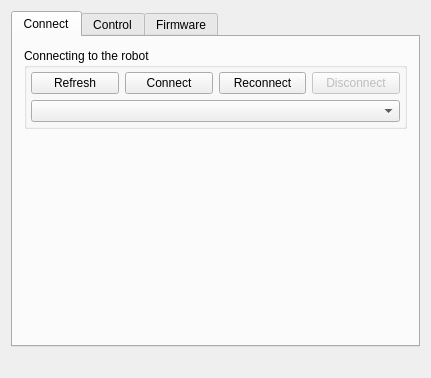
<?xml version="1.0" encoding="UTF-8"?>
<ui version="4.0">
 <class>MainWindow</class>
 <widget class="QMainWindow" name="MainWindow">
  <property name="geometry">
   <rect>
    <x>0</x>
    <y>0</y>
    <width>431</width>
    <height>378</height>
   </rect>
  </property>
  <property name="sizePolicy">
   <sizepolicy hsizetype="Minimum" vsizetype="Minimum">
    <horstretch>0</horstretch>
    <verstretch>0</verstretch>
   </sizepolicy>
  </property>
  <property name="windowTitle">
   <string>MainWindow</string>
  </property>
  <property name="windowIcon">
   <iconset resource="icons.qrc">
    <normaloff>:/icons/img/robot.png</normaloff>:/icons/img/robot.png</iconset>
  </property>
  <property name="unifiedTitleAndToolBarOnMac">
   <bool>false</bool>
  </property>
  <widget class="QWidget" name="centralWidget">
   <layout class="QVBoxLayout" name="verticalLayout_2">
    <item>
     <widget class="QTabWidget" name="tabWidget">
      <property name="currentIndex">
       <number>0</number>
      </property>
      <property name="elideMode">
       <enum>Qt::ElideNone</enum>
      </property>
      <widget class="QWidget" name="tab">
       <attribute name="title">
        <string>Connect</string>
       </attribute>
       <layout class="QVBoxLayout" name="verticalLayout_4">
        <item>
         <widget class="QGroupBox" name="groupBox">
          <property name="sizePolicy">
           <sizepolicy hsizetype="Preferred" vsizetype="Fixed">
            <horstretch>0</horstretch>
            <verstretch>0</verstretch>
           </sizepolicy>
          </property>
          <property name="title">
           <string>Connecting to the robot</string>
          </property>
          <layout class="QVBoxLayout" name="verticalLayout">
           <property name="leftMargin">
            <number>4</number>
           </property>
           <property name="topMargin">
            <number>4</number>
           </property>
           <property name="rightMargin">
            <number>4</number>
           </property>
           <property name="bottomMargin">
            <number>4</number>
           </property>
           <item>
            <layout class="QHBoxLayout" name="horizontalLayout">
             <item>
              <widget class="QPushButton" name="refresh">
               <property name="text">
                <string>Refresh</string>
               </property>
               <property name="icon">
                <iconset resource="icons.qrc">
                 <normaloff>:/icons/img/refresh.png</normaloff>:/icons/img/refresh.png</iconset>
               </property>
              </widget>
             </item>
             <item>
              <widget class="QPushButton" name="connect">
               <property name="text">
                <string>Connect</string>
               </property>
               <property name="icon">
                <iconset resource="icons.qrc">
                 <normaloff>:/icons/img/play.png</normaloff>:/icons/img/play.png</iconset>
               </property>
              </widget>
             </item>
             <item>
              <widget class="QPushButton" name="reconnect">
               <property name="text">
                <string>Reconnect</string>
               </property>
               <property name="icon">
                <iconset resource="icons.qrc">
                 <normaloff>:/icons/img/repeat.png</normaloff>:/icons/img/repeat.png</iconset>
               </property>
              </widget>
             </item>
             <item>
              <widget class="QPushButton" name="disconnect">
               <property name="enabled">
                <bool>false</bool>
               </property>
               <property name="text">
                <string>Disconnect</string>
               </property>
               <property name="icon">
                <iconset resource="icons.qrc">
                 <normaloff>:/icons/img/stop.png</normaloff>:/icons/img/stop.png</iconset>
               </property>
              </widget>
             </item>
            </layout>
           </item>
           <item>
            <widget class="QComboBox" name="ports">
             <property name="sizePolicy">
              <sizepolicy hsizetype="Minimum" vsizetype="Fixed">
               <horstretch>0</horstretch>
               <verstretch>0</verstretch>
              </sizepolicy>
             </property>
             <property name="editable">
              <bool>false</bool>
             </property>
            </widget>
           </item>
          </layout>
         </widget>
        </item>
        <item>
         <spacer name="verticalSpacer">
          <property name="orientation">
           <enum>Qt::Vertical</enum>
          </property>
          <property name="sizeHint" stdset="0">
           <size>
            <width>20</width>
            <height>40</height>
           </size>
          </property>
         </spacer>
        </item>
       </layout>
      </widget>
      <widget class="QWidget" name="tab_2">
       <attribute name="title">
        <string>Control</string>
       </attribute>
       <layout class="QVBoxLayout" name="verticalLayout_5">
        <item>
         <layout class="QHBoxLayout" name="controlButtons">
          <item>
           <widget class="QPushButton" name="startButton">
            <property name="text">
             <string>Start</string>
            </property>
            <property name="icon">
             <iconset resource="icons.qrc">
              <normaloff>:/icons/img/play.png</normaloff>:/icons/img/play.png</iconset>
            </property>
           </widget>
          </item>
          <item>
           <widget class="QPushButton" name="stopButton">
            <property name="text">
             <string>Stop</string>
            </property>
            <property name="icon">
             <iconset resource="icons.qrc">
              <normaloff>:/icons/img/stop.png</normaloff>:/icons/img/stop.png</iconset>
            </property>
           </widget>
          </item>
          <item>
           <widget class="QPushButton" name="resetButton">
            <property name="text">
             <string>Reset</string>
            </property>
            <property name="icon">
             <iconset resource="icons.qrc">
              <normaloff>:/icons/img/repeat.png</normaloff>:/icons/img/repeat.png</iconset>
            </property>
           </widget>
          </item>
         </layout>
        </item>
        <item>
         <layout class="QHBoxLayout" name="horizontalLayout_3">
          <item>
           <widget class="QGroupBox" name="controls">
            <property name="title">
             <string>Control</string>
            </property>
            <layout class="QHBoxLayout" name="horizontalLayout_6">
             <item>
              <layout class="QVBoxLayout" name="verticalLayout_6">
               <item>
                <widget class="QLabel" name="label">
                 <property name="text">
                  <string>&lt;b&gt;Forward&lt;/b&gt;</string>
                 </property>
                </widget>
               </item>
               <item>
                <widget class="QSlider" name="dxSlider">
                 <property name="sizePolicy">
                  <sizepolicy hsizetype="Fixed" vsizetype="Expanding">
                   <horstretch>0</horstretch>
                   <verstretch>0</verstretch>
                  </sizepolicy>
                 </property>
                 <property name="minimum">
                  <number>-120</number>
                 </property>
                 <property name="maximum">
                  <number>120</number>
                 </property>
                 <property name="tracking">
                  <bool>true</bool>
                 </property>
                 <property name="orientation">
                  <enum>Qt::Vertical</enum>
                 </property>
                 <property name="invertedAppearance">
                  <bool>false</bool>
                 </property>
                 <property name="invertedControls">
                  <bool>false</bool>
                 </property>
                 <property name="tickPosition">
                  <enum>QSlider::TicksAbove</enum>
                 </property>
                </widget>
               </item>
              </layout>
             </item>
             <item>
              <layout class="QVBoxLayout" name="verticalLayout_9">
               <item>
                <widget class="QLabel" name="label_2">
                 <property name="text">
                  <string>&lt;b&gt;Lateral&lt;/b&gt;</string>
                 </property>
                </widget>
               </item>
               <item>
                <widget class="QSlider" name="dySlider">
                 <property name="sizePolicy">
                  <sizepolicy hsizetype="Fixed" vsizetype="Expanding">
                   <horstretch>0</horstretch>
                   <verstretch>0</verstretch>
                  </sizepolicy>
                 </property>
                 <property name="minimum">
                  <number>-100</number>
                 </property>
                 <property name="maximum">
                  <number>100</number>
                 </property>
                 <property name="orientation">
                  <enum>Qt::Vertical</enum>
                 </property>
                 <property name="tickPosition">
                  <enum>QSlider::TicksAbove</enum>
                 </property>
                </widget>
               </item>
              </layout>
             </item>
             <item>
              <layout class="QVBoxLayout" name="verticalLayout_8">
               <item>
                <widget class="QLabel" name="label_3">
                 <property name="text">
                  <string>&lt;b&gt;Rotation&lt;/b&gt;</string>
                 </property>
                </widget>
               </item>
               <item>
                <widget class="QSlider" name="turnSlider">
                 <property name="sizePolicy">
                  <sizepolicy hsizetype="Maximum" vsizetype="Expanding">
                   <horstretch>0</horstretch>
                   <verstretch>0</verstretch>
                  </sizepolicy>
                 </property>
                 <property name="minimum">
                  <number>-45</number>
                 </property>
                 <property name="maximum">
                  <number>45</number>
                 </property>
                 <property name="orientation">
                  <enum>Qt::Vertical</enum>
                 </property>
                 <property name="tickPosition">
                  <enum>QSlider::TicksAbove</enum>
                 </property>
                 <property name="tickInterval">
                  <number>4</number>
                 </property>
                </widget>
               </item>
              </layout>
             </item>
            </layout>
           </widget>
          </item>
          <item>
           <widget class="QGroupBox" name="groupBox_4">
            <property name="title">
             <string>Parameters</string>
            </property>
            <layout class="QHBoxLayout" name="horizontalLayout_7">
             <item>
              <layout class="QHBoxLayout" name="parameters"/>
             </item>
             <item>
              <layout class="QVBoxLayout" name="verticalLayout_14">
               <item>
                <widget class="QLabel" name="label_8">
                 <property name="text">
                  <string>&lt;b&gt;Gait&lt;/b&gt;</string>
                 </property>
                </widget>
               </item>
               <item>
                <widget class="QRadioButton" name="walkButton">
                 <property name="text">
                  <string>Walk</string>
                 </property>
                </widget>
               </item>
               <item>
                <widget class="QRadioButton" name="trotButton">
                 <property name="text">
                  <string>Trot</string>
                 </property>
                 <property name="checked">
                  <bool>true</bool>
                 </property>
                </widget>
               </item>
               <item>
                <spacer name="verticalSpacer_2">
                 <property name="orientation">
                  <enum>Qt::Vertical</enum>
                 </property>
                 <property name="sizeHint" stdset="0">
                  <size>
                   <width>20</width>
                   <height>40</height>
                  </size>
                 </property>
                </spacer>
               </item>
              </layout>
             </item>
            </layout>
           </widget>
          </item>
         </layout>
        </item>
       </layout>
      </widget>
      <widget class="QWidget" name="tab_3">
       <attribute name="title">
        <string>Firmware</string>
       </attribute>
       <layout class="QVBoxLayout" name="verticalLayout_3">
        <item>
         <widget class="QLabel" name="label_4">
          <property name="text">
           <string>Here, you can update your firmare&lt;br&gt;
&lt;b&gt;Warning: you should be connected via USB to do this&lt;/b&gt;</string>
          </property>
          <property name="wordWrap">
           <bool>true</bool>
          </property>
         </widget>
        </item>
        <item>
         <widget class="QPushButton" name="checkVersion">
          <property name="text">
           <string>Get the last version of the firmware</string>
          </property>
          <property name="icon">
           <iconset resource="icons.qrc">
            <normaloff>:/icons/img/refresh.png</normaloff>:/icons/img/refresh.png</iconset>
          </property>
         </widget>
        </item>
        <item>
         <widget class="QLabel" name="version">
          <property name="text">
           <string/>
          </property>
         </widget>
        </item>
        <item>
         <widget class="QComboBox" name="firmwarePorts">
          <property name="enabled">
           <bool>false</bool>
          </property>
         </widget>
        </item>
        <item>
         <layout class="QHBoxLayout" name="horizontalLayout_2">
          <item>
           <widget class="QPushButton" name="updateFimwarePorts">
            <property name="enabled">
             <bool>false</bool>
            </property>
            <property name="text">
             <string>Refresh ports list</string>
            </property>
            <property name="icon">
             <iconset resource="icons.qrc">
              <normaloff>:/icons/img/refresh.png</normaloff>:/icons/img/refresh.png</iconset>
            </property>
           </widget>
          </item>
          <item>
           <widget class="QPushButton" name="updateFirmware">
            <property name="enabled">
             <bool>false</bool>
            </property>
            <property name="text">
             <string>Update the firmware</string>
            </property>
            <property name="icon">
             <iconset resource="icons.qrc">
              <normaloff>:/icons/img/play.png</normaloff>:/icons/img/play.png</iconset>
            </property>
           </widget>
          </item>
         </layout>
        </item>
        <item>
         <widget class="QProgressBar" name="progressBar">
          <property name="value">
           <number>0</number>
          </property>
          <property name="textVisible">
           <bool>true</bool>
          </property>
         </widget>
        </item>
        <item>
         <widget class="QLabel" name="firmwareStatus">
          <property name="text">
           <string/>
          </property>
         </widget>
        </item>
        <item>
         <spacer name="verticalSpacer_3">
          <property name="orientation">
           <enum>Qt::Vertical</enum>
          </property>
          <property name="sizeHint" stdset="0">
           <size>
            <width>20</width>
            <height>40</height>
           </size>
          </property>
         </spacer>
        </item>
        <item>
         <widget class="QLabel" name="label_5">
          <property name="text">
           <string>&lt;em&gt;If your board doesn't respond, try pressing both buttons, release the user button and then release the RESET button. Then, the green led should be solid, you are in forced bootloader mode.&lt;/em&gt;</string>
          </property>
          <property name="wordWrap">
           <bool>true</bool>
          </property>
         </widget>
        </item>
       </layout>
      </widget>
     </widget>
    </item>
    <item>
     <widget class="QLabel" name="status">
      <property name="text">
       <string/>
      </property>
      <property name="alignment">
       <set>Qt::AlignRight|Qt::AlignTrailing|Qt::AlignVCenter</set>
      </property>
     </widget>
    </item>
   </layout>
  </widget>
  <action name="actionQuitter">
   <property name="text">
    <string>Quit</string>
   </property>
   <property name="shortcut">
    <string>Ctrl+Q</string>
   </property>
  </action>
 </widget>
 <layoutdefault spacing="6" margin="11"/>
 <resources>
  <include location="icons.qrc"/>
 </resources>
 <connections/>
</ui>
